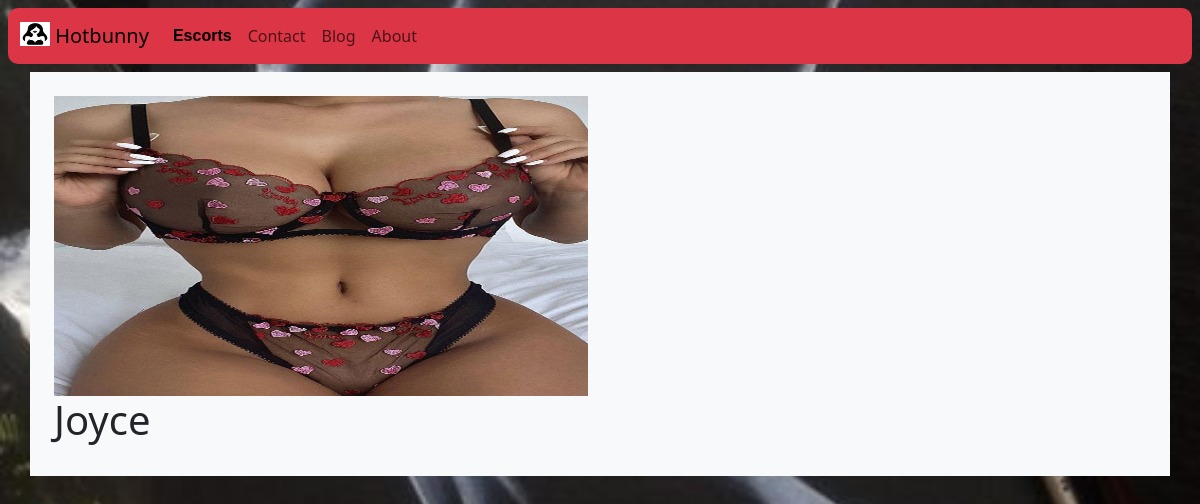
Page /escort/1/ on the committed database.
### base/models.py (models this page shows)
class Escort(models.Model):
    first_name = models.CharField(max_length=250)
    last_name = models.CharField(max_length=250)
    description = models.CharField(max_length=250)
    location = models.ForeignKey(Area,on_delete = models.CASCADE)
    age = models.IntegerField()
    services = models.TextField()
    orientation = models.CharField(max_length = 250)
    charges = models.IntegerField()
    country = models.CharField(max_length=250)
    email = models.EmailField()
    phoneNo = models.IntegerField()
    image = models.ImageField(upload_to='media/images', height_field=None, width_field=None, max_length=None)
    updated = models.DateField(auto_now =True)
    created = models.DateTimeField(auto_now_add=True)
    def __str__(self):
        return self.first_name

### base/views.py (the view)
# urls.py: path('escort/<str:pk>/',views.individual_escort,name='view-escort')
def individual_escort(request,pk):
    escort = Escort.objects.get(id=pk)
    context = {'escort':escort}
    return render(request, 'base/escort.html',context)

### templates/base/escort.html
{% extends "main.html" %}
{% block content %}
   <div class="container bg-light p-4">
     <div class="row">
      <div class=" col-12 col-md-6" style="  border-radius:15px;">
        <div>
            <img src="{{escort.image}}" alt="" style=" height:200px; width:100%; position:relative; height:300px;">
        </div>
         <div>
            <h1>
                {{escort}}
            </h1>
         </div>
      </div>
         </div>
   </div>
{% endblock content %}

### static/css/main.css (style rules this page uses)
body { background-image: url('/static/images/sexy-art.jpg'); background-size: cover; background-position: center; background-repeat: repeat-x; width: 100%; height: 100vh; }

### rows in the picture
Escort: image (picture), first_name "Joyce"
